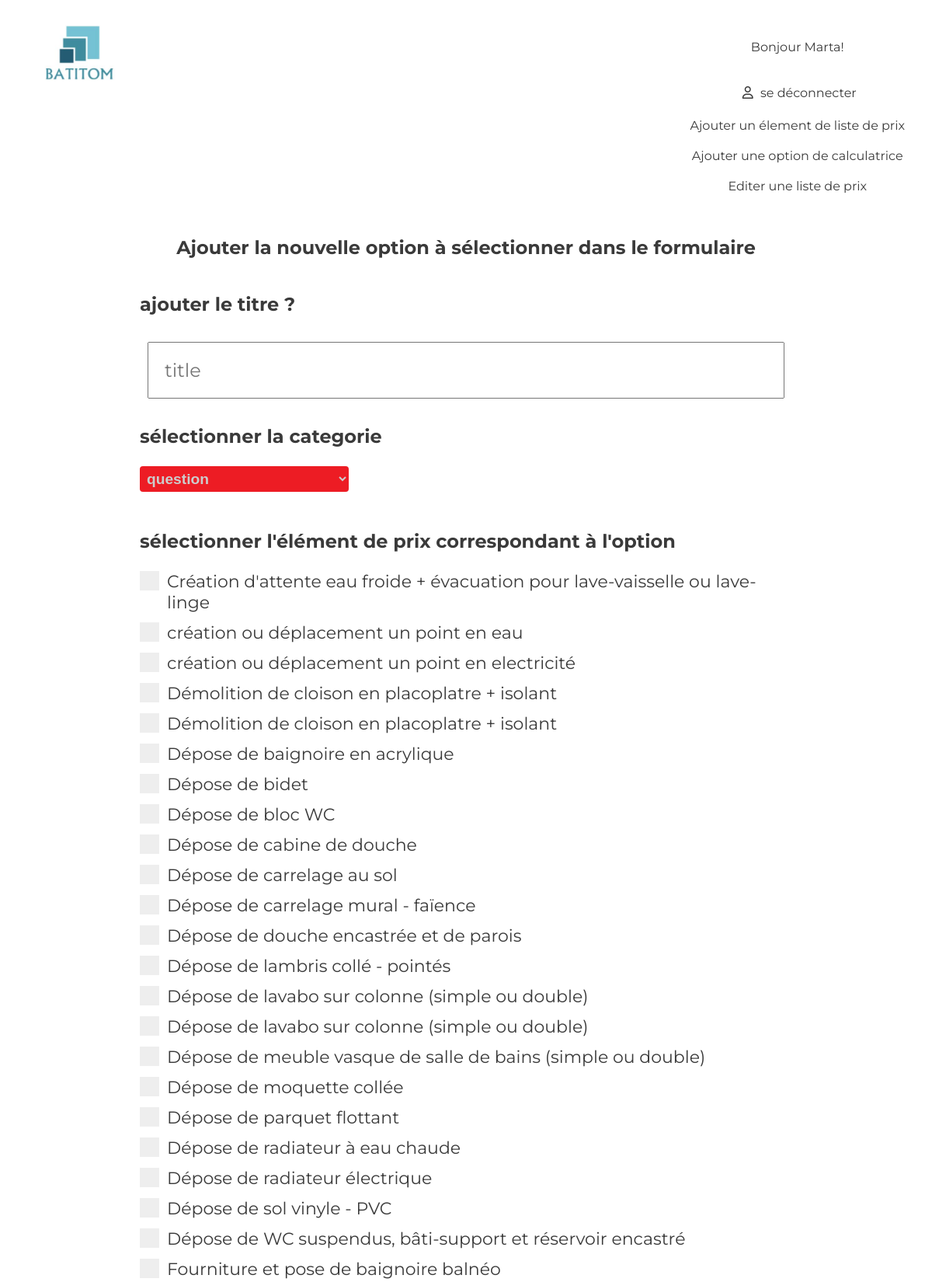
The page /index.php/formquestion/create (signed in, upper part) on the database its author committed.
### tables this page shows
CREATE TABLE IF NOT EXISTS `pricelist` (
  `id` int(10) UNSIGNED NOT NULL AUTO_INCREMENT,
  `description` varchar(255) NOT NULL,
  `category` varchar(100) DEFAULT NULL,
  `price` float NOT NULL,
  `dontFurniture` varchar(100) NOT NULL,
  `bym2` tinyint(1) NOT NULL DEFAULT '0',
  `title` varchar(100) NOT NULL,
  PRIMARY KEY (`id`)
);

### index.php (called while the page is built, shortened)
<?php
require "lib/Router.php";
require "lib/Kernel.php";
require "lib/Database.php";
$kernel = new Kernel();
$kernel->run();

### lib/Router.php (called while the page is built, shortened)
<?php
class Router
{
    private $rootURL;
    private $allUrls;
    private static $instance = null;
    private function __construct()
    {
        $this->rootURL = $_SERVER["SCRIPT_NAME"];
        $this->allUrls = [] ;
        foreach ($this->allRoutes as $url => $route)
        {
            $this->allUrls[$route["name"]] = $url ;
        }
    }
    public function generateUrl($routeName)
    {
        if (isset($this->allUrls[$routeName]))
        {
            return $this->rootURL.$this->allUrls[$routeName];
        }
        else
        {
            throw new ErrorException ("Pas de route \" $routeName \" dans le router");
        }
    }
    public static function getInstance()
    {
        if(self::$instance === null)
        {
            self::$instance = new Router();
        }
        return self::$instance;
    }
}

### lib/Database.php (called while the page is built)
<?php
class Database
{
    private static $instance = null;
    private $pdo;
    private function __construct()
    {
        $this->pdo = new PDO
        (
            "mysql:host=localhost;port=3308;dbname=calculator_batitom_db;charset=UTF8",
            "root",
            "",
            [
                PDO::ATTR_ERRMODE => PDO::ERRMODE_EXCEPTION,
                PDO::ATTR_DEFAULT_FETCH_MODE => PDO::FETCH_ASSOC,
            ]
        );
    }
    public function getPdo()
    {
        return $this->pdo;
    }
    public static function getInstance()
    {
        if(self::$instance === null)
        {
            self::$instance = new Database();
        }
        return self::$instance;
    }
}

### app/controllers/FormquestionController.php (called while the page is built, shortened)
<?php
class FormquestionController
{
    public function createAction()
    {
        if (!$_POST) {
            $model = new PricelistModel();
            $allPrices = $model->displayAllToMakePriceList();
            return [
                "template" =>
                    [
                        "folder" => "formquestion",
                        "file" => "create",
                    ],
                "neededScripts" =>
                    [
                        "FormValidator.class.js",
                    ],
                "allPrices" => $allPrices,
            ];
        }
    }
}

### app/models/AbstractModel.php (called while the page is built, shortened)
<?php
abstract class AbstractModel
{
    public function __construct()
    {
        $this->pdo=Database::getInstance()->getPdo();
    }
}

### app/models/PricelistModel.php (called while the page is built, shortened)
<?php
class PricelistModel extends AbstractModel
{
    public function displayAllToMakePriceList()
    {
        $query =$this->pdo->query("SELECT *
                                             FROM pricelist
                                             ORDER BY title" );
        return $query->fetchAll();
    }
}

### www/views/formquestion/createView.phtml (the view, shortened to what this page needs)
<h2>Ajouter la nouvelle option à sélectionner dans le formulaire</h2>
<form action="<?= Router::getInstance()->generateUrl("batitom_formquestion_create")?>" method="POST" enctype="multipart/form-data" autocomplete="off" data-validate>
    <h3>ajouter le titre ?</h3>
    <input type="text" id="title" name="title" placeholder="title" data-minlength="2">
    <h3>sélectionner la categorie</h3>
    <div class="select">
    <select name="category" id="category" data-requiredselect="-1">
        <option value="-1">question</option>
    </select>
    </div>
    <h3>sélectionner l'élément de prix correspondant à l'option</h3>
    <div data-minchecked="1">
        <?php foreach ($allPrices as $price): ?>
            <label for="<?= $price["id"]  ?>" class="container" > <?= $price['title'] ?>
                <span class="checkmark"></span>
            </label>
        <?php endforeach; ?>
    </div>
</form>

### www/css/style.css (style rules this page uses)
body { font-family: 'Montserrat', sans-serif; color: #3a3a3a; width: 100%; margin: 0 auto; }
h2 { text-align: center }
h3 { font-size: 1.5em; font-weight: bold; }
form { background-color: #ffffff; margin: 0 auto; width: 70%; min-width: 300px; display: flex; flex-direction: column; justify-content: center; }
form input[type=text], input[type=password] { padding: 20px; margin: 10px; font-size: 1.5em; font-family: 'Montserrat', sans-serif; }
.container { display: block; position: relative; padding-left: 35px; margin-bottom: 12px; cursor: pointer; font-size: 22px; -webkit-user-select: none; -moz-user-select: none; -ms-user-select: none; user-select: none; }
.checkmark { position: absolute; top: 0; left: 0; height: 25px; width: 25px; background-color: #eee; }
.checkmark:after, .checkmark-radio:after { content: ""; position: absolute; display: none; }
.container .checkmark:after, .container .checkmark-radio:after { top: 9px; left: 9px; width: 8px; height: 8px; border-radius: 50%; background: white; }
select { padding: 5px; margin-bottom: 25px; border: none; border-radius: 4px; background-color: #ed1c24; color: #cccccc; font-size: 1.2em; font-weight: bold; }
select:after { position: absolute; content: ""; top: 14px; right: 10px; width: 0; height: 0; border: 6px solid transparent; border-color: #fff transparent transparent transparent; }
.select { width: 50%; }

### rows shown on the page
pricelist: title "Création d'attente eau froide + évacuation pour lave-vaisselle ou lave-linge"
pricelist: title "création ou déplacement un point en eau"
pricelist: title "création ou déplacement un point en electricité"
pricelist: title "Démolition de cloison en placoplatre + isolant"
pricelist: title "Démolition de cloison en placoplatre + isolant"
pricelist: title "Dépose de baignoire en acrylique"
pricelist: title "Dépose de bidet"
pricelist: title "Dépose de bloc WC"
pricelist: title "Dépose de cabine de douche"
pricelist: title "Dépose de carrelage au sol"
pricelist: title "Dépose de carrelage mural - faïence"
pricelist: title "Dépose de douche encastrée et de parois"
pricelist: title "Dépose de lambris collé - pointés"
pricelist: title "Dépose de lavabo sur colonne (simple ou double)"
pricelist: title "Dépose de lavabo sur colonne (simple ou double)"
pricelist: title "Dépose de meuble vasque de salle de bains (simple ou double)"
pricelist: title "Dépose de moquette collée"
pricelist: title "Dépose de parquet flottant"
pricelist: title "Dépose de radiateur à eau chaude"
pricelist: title "Dépose de radiateur électrique"
pricelist: title "Dépose de sol vinyle - PVC"
pricelist: title "Dépose de WC suspendus, bâti-support et réservoir encastré"
pricelist: title "Fourniture et pose de baignoire balnéo"

### other values the page prints
UserSession::getInstance()->getForname() "Marta"
